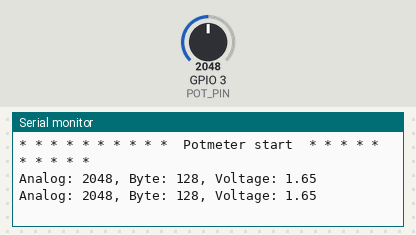
The sketch below on a simulated ESP32. On the bench: the last lines printed to the serial monitor. The test bench sets the inputs (shaded band); at power-on: GPIO 3 (POT_PIN) = 2048.

Above: at 2.2 s.
2.3 s: GPIO 3 (POT_PIN) set to 2866
At 3.6 s:
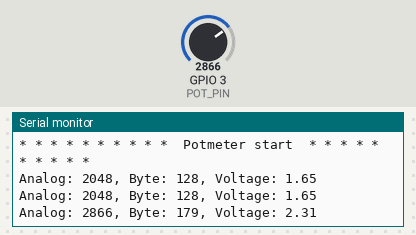
3.8 s: GPIO 3 (POT_PIN) set to 3603
At 4.8 s:
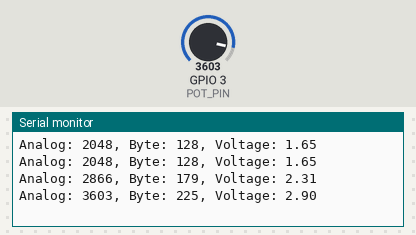
Timing chart, 0 to 6.8 s (numbered marks = the images above; inputs shaded):
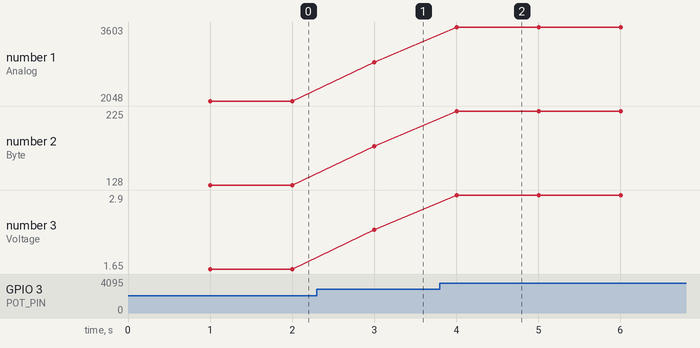

Measured:
- after the input at 2.3 s, the serial monitor: prints a new line after 0.70 s (image 1)
- after the input at 3.8 s, the serial monitor: prints a new line after 0.20 s (image 2)
- plotted number 1: 2048 → 2866 after the input at 2.3 s, 2866 → 3603 after the input at 3.8 s
- plotted number 2: 128 → 179 after the input at 2.3 s, 179 → 225 after the input at 3.8 s
- plotted number 3: 1.65 → 2.31 after the input at 2.3 s, 2.31 → 2.9 after the input at 3.8 s

The sketch:

ESP32-04-Potmeter.ino
```cpp
/*
 * ESP32-04-Potmeter/ESP32-04-Potmeter.ino
 *
 * Reads the position of the potmeter and prints:
 *  - Analog value
 *  - Byte (0-255) value based on analog
 *  - Voltage (0-3.3 V) based on analog
 *
 */

#define POT_PIN 3

void setup() {
  Serial.begin(115200);
  delay(1000);
  Serial.println("\n\n* * * * * * * * * *  Potmeter start  * * * * * * * * * *\n\n");
  analogSetAttenuation(ADC_11db);
}//setup

void loop() {
  int analogValue = analogRead(POT_PIN);
  float voltage = floatMap(analogValue, 0, 4095, 0, 3.3);
  unsigned char byteVal = convertAD(analogValue, 4095);

  Serial.print("Analog: ");
  Serial.print(analogValue);
  Serial.print(", Byte: ");
  Serial.print(byteVal);
  Serial.print(", Voltage: ");
  Serial.println(voltage);
  delay(1000);
}//loop


float floatMap(float x, float in_min, float in_max, float out_min, float out_max) {
  return (x - in_min) * (out_max - out_min) / (in_max - in_min) + out_min;
}//floatMap

unsigned char convertAD(int analogVal, int analogMax) {
  float factor = analogMax / 255;
  unsigned char returnValue = analogVal/factor;
  return returnValue;
}//convertAD

//EOF
```
